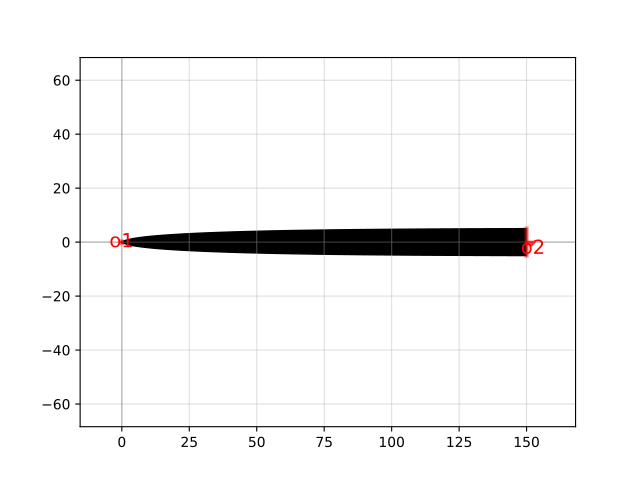

Python code for this plot:
import gdsfactory as gf

c = gf.components.taper_w10_l150(cross_section='strip')
c.plot()
